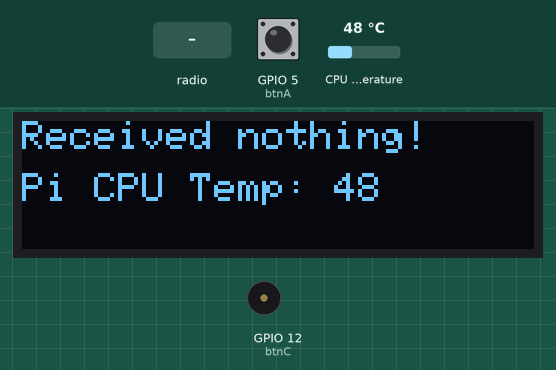
Simulated run of this program. Board: Raspberry Pi (BCM pin numbers). On the bench: 128×32 one-colour display, buzzer (waves = sounding). Inputs (shaded band) come from the test bench; at power-on: GPIO 5 (btnA) HIGH, CPU temperature 48 °C. The clock reads 2024-03-15 10:24:30 at power-on unless the program sets it; no radio messages arrive unless stated (any console line starting 'radio sent:' is added by the test bench); what the program prints to the terminal is not drawn.

Above: at 1.2 s.
1.3 s: radio message "1" arrives
At 2.0 s:
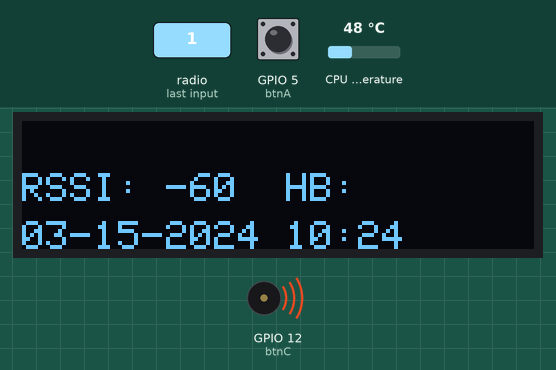
3.8 s: GPIO 5 (btnA) pulled LOW for 1 s
At 4.8 s:
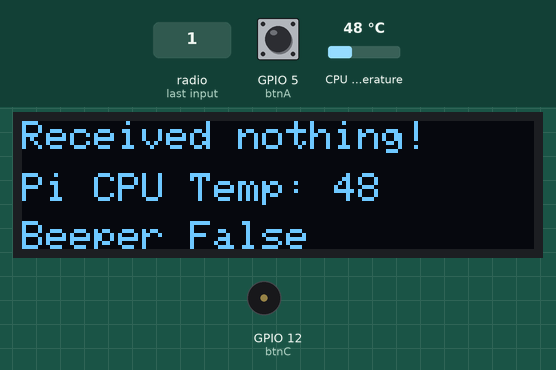
6.7 s: GPIO 5 (btnA) pulled LOW for 3.2 s
At 7.9 s:
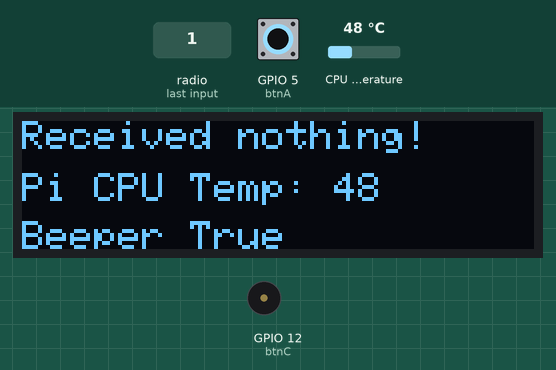
11.6 s: CPU temperature set to 31 °C
At 13.1 s:
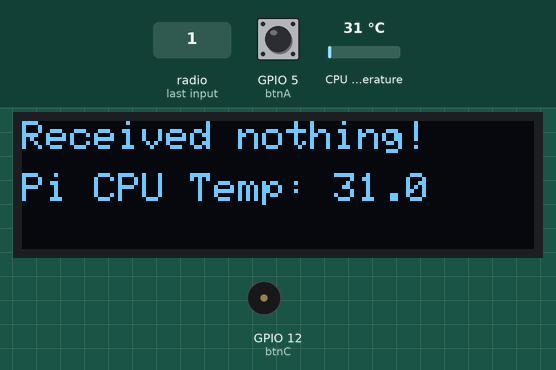
13.5 s: CPU temperature set to 44 °C
At 14.2 s:
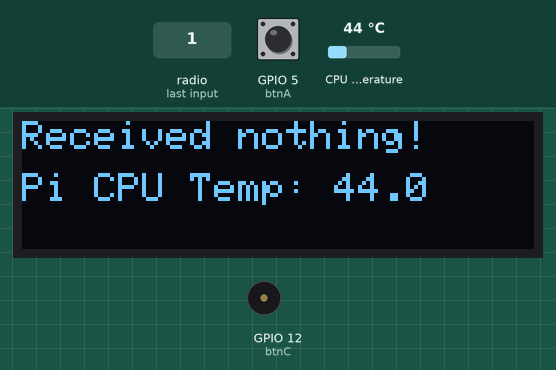
15.4 s: CPU temperature set to 58 °C
At 16.6 s:
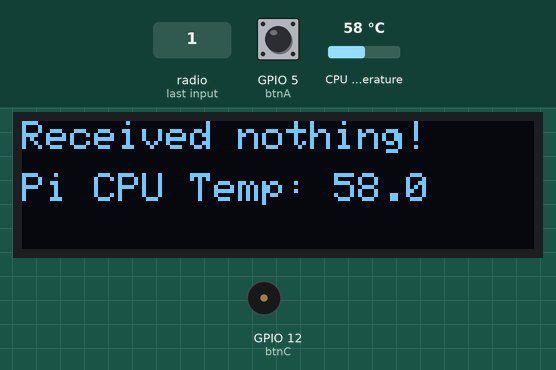
Timing chart, 0 to 18.3 s (numbered marks = the images above; inputs shaded):
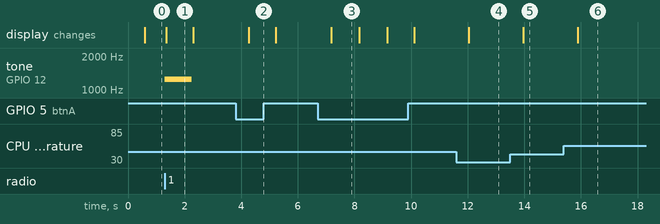

Measured:
- after the input at 1.3 s, tone on GPIO 12 (btnC): silent → 1250 Hz at once, → silent 0.96 s later; the display: changes after 0.06 s (image 1)
- after the input at 3.8 s, the display: changes after 0.46 s (image 2)
- after the input at 6.7 s, the display: changes after 0.47 s (image 3)
- after the input at 11.6 s, the display: changes after 0.43 s (image 4)
- after the input at 13.5 s, the display: changes after 0.46 s (image 5)
- after the input at 15.4 s, the display: changes after 0.48 s (image 6)
- what the display in image 1 shows lasts 0.9 s, from 1.4 s to 2.3 s

The program:

autism_ray_ground.py
```python
from digitalio import DigitalInOut
import time, busio, digitalio, board, adafruit_rfm9x, adafruit_ssd1306
from digitalio import DigitalInOut, Direction, Pull
import traceback, datetime, traceback
from colorama import init
init()
from colorama import Fore
init(autoreset=True)
import RPi.GPIO as GPIO
from gpiozero import CPUTemperature

"""
Authored by besser435
Created February 2023
Revised January 2024

Autism Ray is Chungus Aerospace's system to locate a rocket
using LoRa 915MHz radios. Once the rocket lands, we will
scan the area for the radio beacon using a directional antenna.
We will keep moving the antenna back and forth until the signal
strength is the strongest. Then we will know what direction
to head in to find the rocket. Not sure if this will even work,
but we might as well try.

This is the ground station code, it will help us find the rocket.


NOTE: On chadpi, there is a cron job that runs this script on boot.
sh: crontab -e
@reboot python3 ~/Desktop/autism_ray_ground.py
"""
version = "Autism Ray v1.4 (Ground)"

# I2C
i2c = busio.I2C(board.SCL, board.SDA)

# RFM95
spi = busio.SPI(board.SCK, MOSI=board.MOSI, MISO=board.MISO)
cs = digitalio.DigitalInOut(board.CE1)
reset = digitalio.DigitalInOut(board.D25)
rfm = adafruit_rfm9x.RFM9x(spi, cs, reset, 900.0) # NOTE 900MHz, not 915
rfm.tx_power = 23
prev_packet = None

# 128x32 OLED Display
reset_pin = DigitalInOut(board.D4)
display = adafruit_ssd1306.SSD1306_I2C(128, 32, i2c, reset=reset_pin) # OLD LIB
display.fill(0)
display.show()
width = display.width
height = display.height

# Button A
btnA = DigitalInOut(board.D5)
btnA.direction = Direction.INPUT
btnA.pull = Pull.UP

# Button B
btnB = DigitalInOut(board.D6)
btnB.direction = Direction.INPUT
btnB.pull = Pull.UP

# Button C
btnC = DigitalInOut(board.D12)
btnC.direction = Direction.INPUT
btnC.pull = Pull.UP

# Buzzer
GPIO.setmode(GPIO.BCM)
GPIO.setup(12, GPIO.OUT)
buzz = GPIO.PWM(12, 1000)
GPIO.setwarnings(False)

# other stuff
beeper_toggle = 1
FILE_LOCATION = "/home/pi/Desktop/"
cpu = CPUTemperature()

print(Fore.GREEN + version)
while True:
    try:
        now = datetime.datetime.now()
        time_and_date = now.strftime("%m-%d-%Y %H:%M")
        packet = None   # this is to reset the vars for the next loop iteration
        rssi = None
        packet = rfm.receive()
        rssi = rfm.last_rssi

        if packet is None:
            print(Fore.YELLOW + "Received nothing! Listening again...")
            print("Pi CPU Temp: " + str(cpu.temperature))
            buzz.start(0)
            display.fill(0)
            display.text("Received nothing!", 0, 0, 1)
            display.text("Pi CPU Temp: " + str(cpu.temperature), 0, 13, 1)
            display.show()
        else:
            packet_text = str(packet, 'utf-8')
            print("Received (UTF-8): {0}".format(packet_text))
            print(Fore.CYAN + "RSSI: " + str(rssi) + "dB", "at", time_and_date)
            #print("Pi CPU Temp: " + str(cpu.temperature))

            if beeper_toggle:
                buzz_freq = 2**(rssi / 20) * 10000
                #print("DEBUG RSSI buzzer freq:", buzz_freq)
                buzz.start(50)
                buzz.ChangeFrequency(buzz_freq)
            else:
                buzz.start(0)

            display.fill(0)
            display.text(packet_text[11:], 0, 0, 1)
            display.text("RSSI: " + str(rssi) + "  HB: " + packet_text[43:] , 0, 13, 1)
            display.text(time_and_date, 0, 25, 1)
            display.show()

        if not btnA.value:
            beeper_toggle = not beeper_toggle
            print(Fore.GREEN + "Toggled Beeper to "  + str(beeper_toggle))
            display.text("Beeper "  + str(beeper_toggle), 0, 25, 1)
            display.show()

        #if not btnB.value:
            #display.fill(0)
            #display.show()
            #print(Fore.RED + "Stopping, Button B pressed")
            #exit()

        time.sleep(0.4)

    except Exception as e:
        print("Error occurred: \n")
        print(Fore.LIGHTRED_EX + str(traceback.format_exc()))
        buzz.start(0)
        display.fill(0)
        display.show()
        with open(FILE_LOCATION + "beacon_receiver_error.txt", "a") as f:
            f.write(version + "\n")
            f.write(str(time_and_date) + "\n" + str(traceback.format_exc()))
            f.write("\n" * 2)
        break

    except KeyboardInterrupt:
        print("Stopping, KeyboardInterrupt")
        buzz.start(0)
        display.fill(0)
        display.show()
        exit()
```
